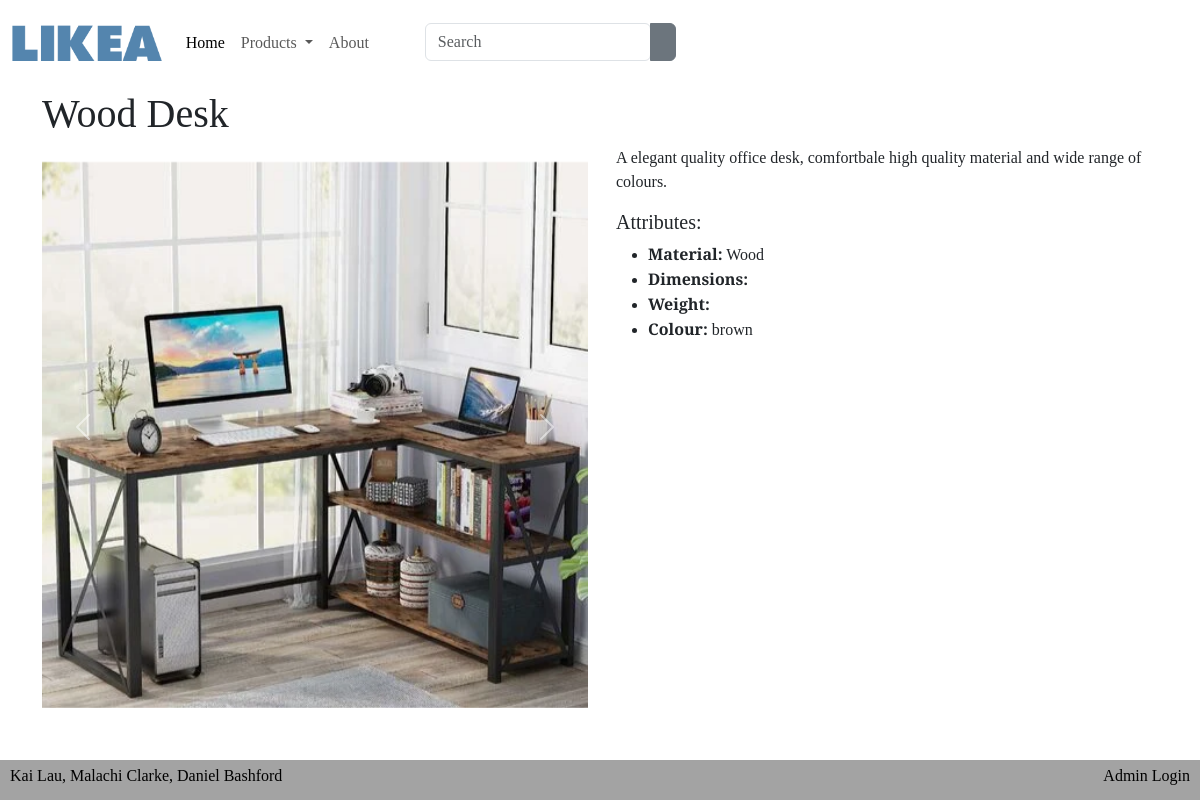
Page /product_detail.php?product_id=15 on the committed database.
### tables this page shows
CREATE TABLE `cs_product` (
  `id` int(11) NOT NULL,
  `name` varchar(50) DEFAULT NULL,
  `description` text DEFAULT NULL,
  `price` int(11) DEFAULT NULL
);

CREATE TABLE `media` (
  `id` int(11) NOT NULL,
  `name` varchar(50) DEFAULT NULL,
  `path` varchar(255) DEFAULT NULL
);

CREATE TABLE `cs_attribute` (
  `id` int(11) NOT NULL,
  `name` varchar(50) DEFAULT NULL,
  `description` text DEFAULT NULL,
  `value` text DEFAULT NULL
);

### product_detail.php (the view, shortened to what this page needs)
<!DOCTYPE html>
<html lang="en">
<head>
    <link href="https://cdn.jsdelivr.net/npm/bootstrap@5.3.2/dist/css/bootstrap.min.css" rel="stylesheet">
    <link rel="stylesheet" href="./css/styles.scss">
</head>
<body>
    <?php
    include "./assets/components/header.php";
    include "./db/db_connection.php";
    if (isset($_GET['product_id'])) {
        $product_id = $_GET['product_id'];
        try {
            $con->autocommit(false);
            $product_query = "
            SELECT cs_product.id, cs_product.name, cs_product.description, cs_product.price, media.path
            FROM cs_product
            LEFT JOIN cs_product_media ON cs_product.id = cs_product_media.product_id
            LEFT JOIN media ON cs_product_media.media_id = media.id
            WHERE cs_product.id = ?
            ";
            $stmt_product = $con->prepare($product_query);
            $stmt_product->bind_param("i", $product_id);
            $stmt_product->execute();
            $stmt_product->bind_result($id, $name, $description, $price, $mediaPath);
            if ($stmt_product->fetch()) {
                $description = htmlspecialchars($description);
                echo "<div class='container' style='padding-top: 1rem;'>";
                echo "<h1>$name</h1>";
                echo "<div class='row'>";
                echo "<div class='col-md-6'>";
                echo "<div id='productCarousel' class='carousel slide' data-bs-ride='carousel'>";
                echo "<div class='carousel-inner'>";
                $firstSlide = true;
                do {
                    $activeClass = ($firstSlide) ? 'active' : '';
                    echo "<div class='carousel-item $activeClass' style='padding-top: 1rem;'>";
                    echo "<img src='$mediaPath' class='d-block w-100' alt='$name'>";
                    echo "</div>";
                    $firstSlide = false;
                } while ($stmt_product->fetch());
                echo "</div>";
                echo "<button class='carousel-control-prev' type='button' data-bs-target='#productCarousel' data-bs-slide='prev'>";
                echo "<span class='carousel-control-prev-icon' aria-hidden='true'></span>";
                echo "</button>";
                echo "<button class='carousel-control-next' type='button' data-bs-target='#productCarousel' data-bs-slide='next'>";
                echo "<span class='carousel-control-next-icon' aria-hidden='true'></span>";
                echo "</button>";
                echo "</div>";
                echo "</div>";
                echo "<div class='col-md-6' style='padding-left: 1rem;'>";
                echo "<p>$description</p>";
                $product_attributes_query = "
                SELECT a.name, a.value
                FROM cs_attribute a
                JOIN cs_prod_attribute pa ON a.id = pa.attribute_id
                WHERE pa.product_id = ?
                ";
                $stmt_attributes = $con->prepare($product_attributes_query);
                $stmt_attributes->bind_param("i", $product_id);
                $stmt_attributes->execute();
                $stmt_attributes->bind_result($attributeName, $attributeValue);
                echo "<h5>Attributes:</h3>";
                echo "<ul>";
                while ($stmt_attributes->fetch()) {
                    echo "<li><strong>$attributeName:</strong> $attributeValue</li>";
                }
                echo "</ul>";
                echo "</div>";
                echo "</div>";
                echo "</div>";
            } else {
                echo "Product details not found.";
            }
            $con->commit();
        } catch (Exception $e) {
            $con->rollback();
            echo "ERROR:" . $e->getMessage();
        } finally {
            $stmt_product->close();
            $con->autocommit(true);
        }
    } else {
        header("Location: index.php");
        exit();
    }
    ?>
     <?php   include "./assets/components/footer.php"; ?>
</body>
</html>

### css/styles.css (style rules this page uses)
html, body { height: 100%; margin: 0; }
body { display: flex; flex-direction: column; }
body { font-family: "Playfair Display", serif; }

### rows in the picture
cs_product: name "Wood Desk", media.path (picture), description "A elegant quality office desk, comfortbale high quality material and wide range of colours."
cs_attribute: name "Material", value "Wood"
cs_attribute: name "Dimensions"
cs_attribute: name "Weight"
cs_attribute: name "Colour", value "brown"
